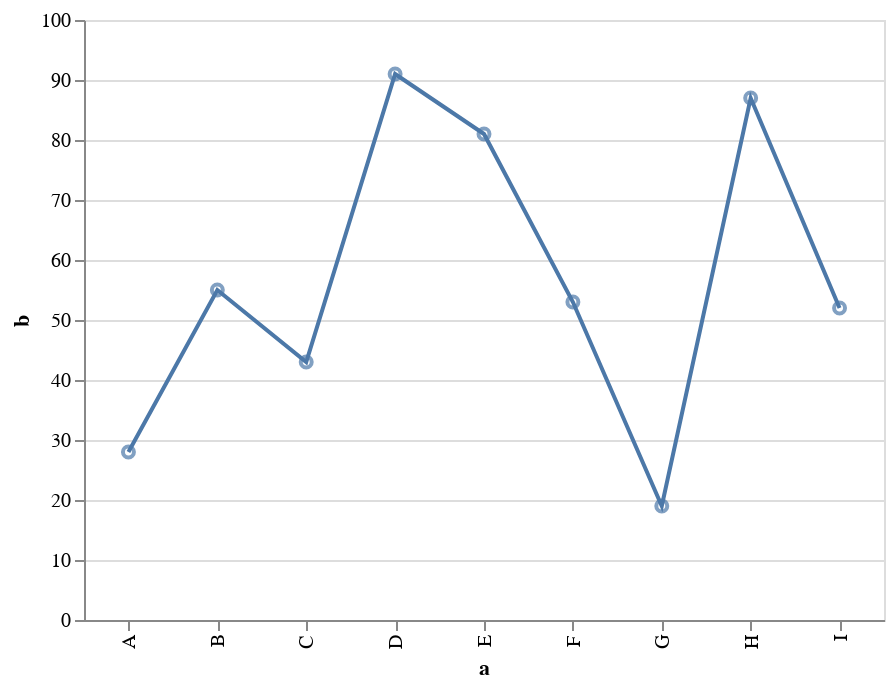

Notebook code cell kept with this figure:
### Markdown cell above
We now create a Chart that shows lines joining data points.  In Altair this is two charts, stacked by the ```+``` operator.

### Code cell
a = alt.Chart(source).mark_point().encode(x='a', y='b')

b = alt.Chart(source).mark_line().encode(x='a', y='b')

a + b

### Figure 1 — Vega-Lite specification as saved in the notebook (floating-point values rounded to 4 significant figures)
{"$schema": "https://vega.github.io/schema/vega-lite/v3.3.0.json", "config": {"mark": {"tooltip": null}, "view": {"height": 300, "width": 400}}, "data": {"name": "data-c2a3e89ba9d5d1687d5e8c28d630a033"}, "datasets": {"data-c2a3e89ba9d5d1687d5e8c28d630a033": [{"a": "A", "b": 28}, {"a": "B", "b": 55}, {"a": "C", "b": 43}, {"a": "D", "b": 91}, {"a": "E", "b": 81}, {"a": "F", "b": 53}, {"a": "G", "b": 19}, {"a": "H", "b": 87}, {"a": "I", "b": 52}]}, "layer": [{"encoding": {"x": {"field": "a", "type": "nominal"}, "y": {"field": "b", "type": "quantitative"}}, "mark": "point"}, {"encoding": {"x": {"field": "a", "type": "nominal"}, "y": {"field": "b", "type": "quantitative"}}, "mark": "line"}]}
